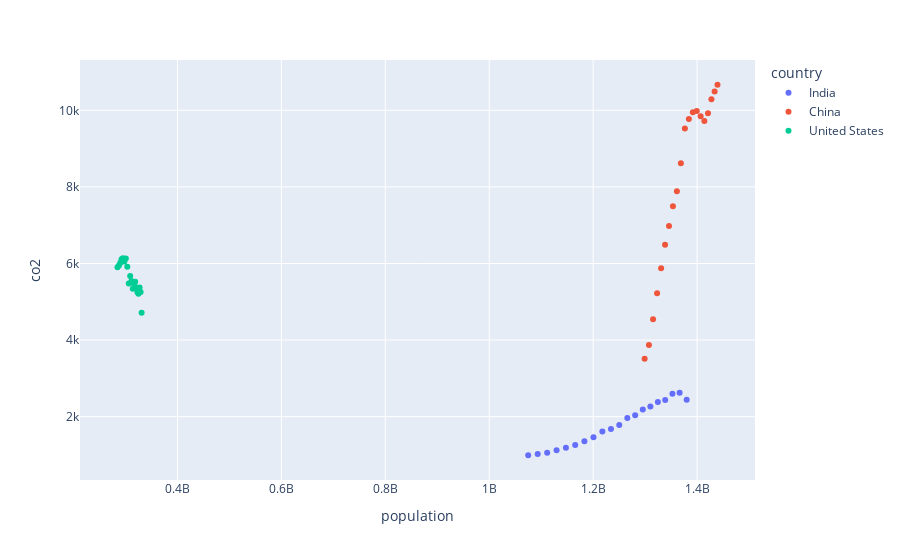

The code cell stored with this chart in its notebook:
### Code cell
fig = px.scatter(df, x="population", y="co2",color='country',)
fig.show()

### Figure 1 — Plotly figure (JSON) as saved in the notebook; plotly's stock layout.template omitted (floating-point values rounded to 4 significant figures)
{"data": [{"hovertemplate": "country=India<br>population=%{x}<br>co2=%{y}<extra></extra>", "legendgroup": "India", "marker": {"color": "#636efa", "symbol": "circle"}, "mode": "markers", "name": "India", "orientation": "v", "showlegend": true, "type": "scatter", "x": [1075000094, 1093317187, 1111523146, 1129623466, 1147609924, 1165486291, 1183209471, 1200669762, 1217726217, 1234281163, 1250287939, 1265780243, 1280842119, 1295600768, 1310152392, 1324517250, 1338676779, 1352642283, 1366417756, 1380004385], "xaxis": "x", "y": [992.6, 1023.0, 1060.0, 1125.0, 1186.0, 1260.0, 1358.0, 1463.0, 1613.0, 1678.0, 1780.0, 1964.0, 2037.0, 2186.0, 2269.0, 2382.0, 2434.0, 2600.0, 2626.0, 2442.0], "yaxis": "y"}, {"hovertemplate": "country=China<br>population=%{x}<br>co2=%{y}<extra></extra>", "legendgroup": "China", "marker": {"color": "#EF553B", "symbol": "circle"}, "mode": "markers", "name": "China", "orientation": "v", "showlegend": true, "type": "scatter", "x": [1299129747, 1307352256, 1315303522, 1323084639, 1330776380, 1338408644, 1345993891, 1353569480, 1361169410, 1368810604, 1376497633, 1384206408, 1391883335, 1399453966, 1406847868, 1414049353, 1421021794, 1427647789, 1433783692, 1439323774], "xaxis": "x", "y": [3515.0, 3873.0, 4545.0, 5224.0, 5877.0, 6489.0, 6979.0, 7497.0, 7887.0, 8617.0, 9529.0, 9776.0, 9953.0, 9986.0, 9848.0, 9720.0, 9920.0, 10290.0, 10490.0, 10670.0], "yaxis": "y"}, {"hovertemplate": "country=United States<br>population=%{x}<br>co2=%{y}<extra></extra>", "legendgroup": "United States", "marker": {"color": "#00cc96", "symbol": "circle"}, "mode": "markers", "name": "United States", "orientation": "v", "showlegend": true, "type": "scatter", "x": [284607992, 287279312, 289815567, 292354663, 294993509, 297758977, 300608425, 303486022, 306307565, 309011469, 311584051, 314043885, 316400539, 318673422, 320878312, 323015992, 325084758, 327096263, 329064917, 331002647], "xaxis": "x", "y": [5905.0, 5947.0, 6012.0, 6114.0, 6135.0, 6052.0, 6131.0, 5914.0, 5478.0, 5676.0, 5540.0, 5339.0, 5474.0, 5523.0, 5372.0, 5248.0, 5208.0, 5375.0, 5256.0, 4713.0], "yaxis": "y"}], "layout": {"legend": {"title": {"text": "country"}, "tracegroupgap": 0}, "margin": {"t": 60}, "xaxis": {"anchor": "y", "domain": [0, 1], "title": {"text": "population"}}, "yaxis": {"anchor": "x", "domain": [0, 1], "title": {"text": "co2"}}}}
